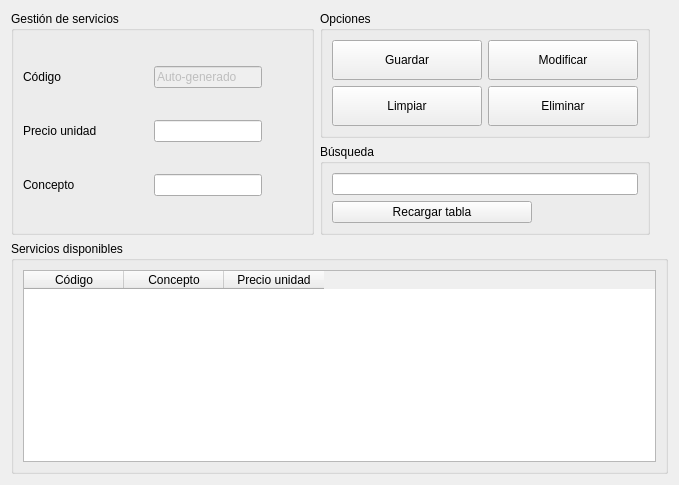
      <widget class="QWidget" name="tab_2">
       <attribute name="icon">
        <iconset>
         <normaloff>../../../../../home/a21mariogb/.designer/backup/img/icono_servicio.png</normaloff>../../../../../home/a21mariogb/.designer/backup/img/icono_servicio.png</iconset>
       </attribute>
       <attribute name="title">
        <string>Servicios</string>
       </attribute>
       <layout class="QGridLayout" name="gridLayout_7">
        <item row="3" column="0" rowspan="3" colspan="5">
         <widget class="QGroupBox" name="groupBox_4">
          <property name="title">
           <string>Servicios disponibles</string>
          </property>
          <layout class="QGridLayout" name="gridLayout_10">
           <item row="0" column="0">
            <widget class="QTableWidget" name="tabServicio">
             <property name="selectionBehavior">
              <enum>QAbstractItemView::SelectRows</enum>
             </property>
             <property name="sortingEnabled">
              <bool>true</bool>
             </property>
             <attribute name="horizontalHeaderCascadingSectionResizes">
              <bool>false</bool>
             </attribute>
             <column>
              <property name="text">
               <string>Código</string>
              </property>
             </column>
             <column>
              <property name="text">
               <string>Concepto</string>
              </property>
             </column>
             <column>
              <property name="text">
               <string>Precio unidad</string>
              </property>
             </column>
            </widget>
           </item>
          </layout>
         </widget>
        </item>
        <item row="1" column="0" rowspan="2">
         <widget class="QGroupBox" name="groupBox">
          <property name="minimumSize">
           <size>
            <width>0</width>
            <height>0</height>
           </size>
          </property>
          <property name="title">
           <string>Gestión de servicios</string>
          </property>
          <layout class="QGridLayout" name="gridLayout_9">
           <property name="sizeConstraint">
            <enum>QLayout::SetMinimumSize</enum>
           </property>
           <item row="2" column="0">
            <layout class="QHBoxLayout" name="horizontalLayout_13">
             <item>
              <widget class="QLabel" name="label">
               <property name="minimumSize">
                <size>
                 <width>125</width>
                 <height>0</height>
                </size>
               </property>
               <property name="maximumSize">
                <size>
                 <width>125</width>
                 <height>75</height>
                </size>
               </property>
               <property name="text">
                <string>Concepto</string>
               </property>
               <property name="alignment">
                <set>Qt::AlignLeading|Qt::AlignLeft|Qt::AlignVCenter</set>
               </property>
              </widget>
             </item>
             <item>
              <widget class="QLineEdit" name="txtConceptoServicio">
               <property name="maximumSize">
                <size>
                 <width>300</width>
                 <height>16777215</height>
                </size>
               </property>
              </widget>
             </item>
             <item>
              <spacer name="horizontalSpacer_13">
               <property name="orientation">
                <enum>Qt::Horizontal</enum>
               </property>
               <property name="sizeHint" stdset="0">
                <size>
                 <width>40</width>
                 <height>20</height>
                </size>
               </property>
              </spacer>
             </item>
            </layout>
           </item>
           <item row="0" column="0">
            <layout class="QHBoxLayout" name="horizontalLayout_10">
             <item>
              <widget class="QLabel" name="label_4">
               <property name="minimumSize">
                <size>
                 <width>125</width>
                 <height>0</height>
                </size>
               </property>
               <property name="maximumSize">
                <size>
                 <width>125</width>
                 <height>75</height>
                </size>
               </property>
               <property name="text">
                <string>Código</string>
               </property>
               <property name="alignment">
                <set>Qt::AlignLeading|Qt::AlignLeft|Qt::AlignVCenter</set>
               </property>
              </widget>
             </item>
             <item>
              <widget class="QLineEdit" name="txtCodigo">
               <property name="enabled">
                <bool>false</bool>
               </property>
               <property name="maximumSize">
                <size>
                 <width>200</width>
                 <height>16777215</height>
                </size>
               </property>
               <property name="text">
                <string>Auto-generado</string>
               </property>
              </widget>
             </item>
             <item>
              <spacer name="horizontalSpacer_10">
               <property name="orientation">
                <enum>Qt::Horizontal</enum>
               </property>
               <property name="sizeHint" stdset="0">
                <size>
                 <width>40</width>
                 <height>20</height>
                </size>
               </property>
              </spacer>
             </item>
            </layout>
           </item>
           <item row="1" column="0">
            <layout class="QHBoxLayout" name="horizontalLayout_12">
             <item>
              <widget class="QLabel" name="label_3">
               <property name="minimumSize">
                <size>
                 <width>125</width>
                 <height>0</height>
                </size>
               </property>
               <property name="maximumSize">
                <size>
                 <width>125</width>
                 <height>75</height>
                </size>
               </property>
               <property name="text">
                <string>Precio unidad</string>
               </property>
               <property name="alignment">
                <set>Qt::AlignLeading|Qt::AlignLeft|Qt::AlignVCenter</set>
               </property>
              </widget>
             </item>
             <item>
              <widget class="QLineEdit" name="txtPrecioUnidad">
               <property name="maximumSize">
                <size>
                 <width>300</width>
                 <height>16777215</height>
                </size>
               </property>
              </widget>
             </item>
             <item>
              <spacer name="horizontalSpacer_12">
               <property name="orientation">
                <enum>Qt::Horizontal</enum>
               </property>
               <property name="sizeHint" stdset="0">
                <size>
                 <width>40</width>
                 <height>20</height>
                </size>
               </property>
              </spacer>
             </item>
            </layout>
           </item>
          </layout>
         </widget>
        </item>
        <item row="2" column="1">
         <widget class="QGroupBox" name="groupBox_3">
          <property name="minimumSize">
           <size>
            <width>200</width>
            <height>0</height>
           </size>
          </property>
          <property name="title">
           <string>Búsqueda</string>
          </property>
          <layout class="QGridLayout" name="gridLayout_11">
           <property name="sizeConstraint">
            <enum>QLayout::SetMinimumSize</enum>
           </property>
           <property name="verticalSpacing">
            <number>6</number>
           </property>
           <item row="1" column="1">
            <widget class="QLineEdit" name="txtBuscarConcepto">
             <property name="minimumSize">
              <size>
               <width>0</width>
               <height>0</height>
              </size>
             </property>
             <property name="maximumSize">
              <size>
               <width>600</width>
               <height>16777215</height>
              </size>
             </property>
            </widget>
           </item>
           <item row="2" column="1">
            <widget class="QPushButton" name="btnRecargarTabla">
             <property name="minimumSize">
              <size>
               <width>100</width>
               <height>0</height>
              </size>
             </property>
             <property name="maximumSize">
              <size>
               <width>200</width>
               <height>16777215</height>
              </size>
             </property>
             <property name="text">
              <string>Recargar tabla</string>
             </property>
            </widget>
           </item>
          </layout>
         </widget>
        </item>
        <item row="1" column="1">
         <widget class="QGroupBox" name="groupBox_5">
          <property name="title">
           <string>Opciones</string>
          </property>
          <layout class="QGridLayout" name="gridLayout_13">
           <item row="2" column="0">
            <widget class="QPushButton" name="btnGuardarServ">
             <property name="minimumSize">
              <size>
               <width>150</width>
               <height>40</height>
              </size>
             </property>
             <property name="maximumSize">
              <size>
               <width>200</width>
               <height>16777215</height>
              </size>
             </property>
             <property name="text">
              <string>Guardar</string>
             </property>
            </widget>
           </item>
           <item row="2" column="3">
            <widget class="QPushButton" name="btnModificarServ">
             <property name="minimumSize">
              <size>
               <width>150</width>
               <height>40</height>
              </size>
             </property>
             <property name="maximumSize">
              <size>
               <width>200</width>
               <height>16777215</height>
              </size>
             </property>
             <property name="text">
              <string>Modificar</string>
             </property>
            </widget>
           </item>
           <item row="3" column="3">
            <widget class="QPushButton" name="btnEliminarServ">
             <property name="minimumSize">
              <size>
               <width>150</width>
               <height>40</height>
              </size>
             </property>
             <property name="maximumSize">
              <size>
               <width>200</width>
               <height>16777215</height>
              </size>
             </property>
             <property name="text">
              <string>Eliminar</string>
             </property>
            </widget>
           </item>
           <item row="3" column="0">
            <widget class="QPushButton" name="btnLimpiarServ">
             <property name="minimumSize">
              <size>
               <width>150</width>
               <height>40</height>
              </size>
             </property>
             <property name="maximumSize">
              <size>
               <width>200</width>
               <height>16777215</height>
              </size>
             </property>
             <property name="text">
              <string>Limpiar</string>
             </property>
            </widget>
           </item>
          </layout>
         </widget>
        </item>
       </layout>
      </widget>
